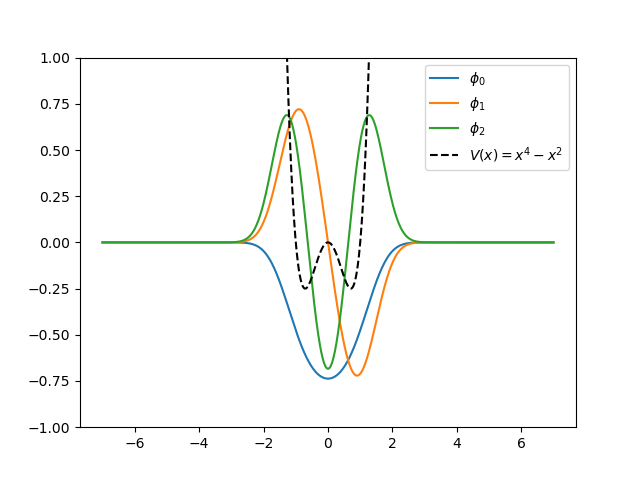

Source code (Python):
#python 3.13.3
# -*- coding: utf-8 -*-
'''
@File    :   potential_v2_para_s.py
@Time    :   2023/09/28 13:49:30
@Author  :   Zhongyi Yang 
@Version :   1.0
@Desc    :   None
'''

# 使用变分法求解一维薛定谔方程，势场为 V(x)=x^4-x^2,固定以固定宽度的高斯波包（不同中心）为一组基展开
import math
from sympy import *
import numpy as np
from scipy.linalg import sqrtm
import matplotlib.pyplot as plt

#规定相关物理参数取值
h_bar = 1
m = 0.5         #质量
v = 2 * math.pi     #势能宽度
dim = 50       #变分的维数（展开的基的数量）
s_list = np.linspace(-5,+5,dim)     #展开的基的s的取值列表
x_list = np.linspace(-7,+7,1000)
def potential(x):
    return x**4-x**2

#创建一个 S 矩阵和 H 矩阵
S_matrix = np.zeros((dim,dim))
H_matrix = np.zeros((dim,dim))

def Phi_Phi(si,sj):       #两个基的内积
    return math.sqrt(v) * math.exp(-v * (si - sj) ** 2 / 2) / math.sqrt(2 * math.pi)

def Phi_H_Phi(si,sj):     #哈密顿量的矩阵元
    return (math.exp(-v * (si - sj)**2 / 2) * (8 * h_bar**2 * v**3 * (1 - v * (si - sj)**2)+ m * (v * ((si + sj)**2 * (v * (si + sj - 2) * (si + sj + 2) + 6)- 4) + 3))) / (16 * math.sqrt(2 * math.pi) * m * v**(3 / 2))

#计算 S,H
for i in range(dim):
    for j in range(dim):
        S_matrix[i][j] = Phi_Phi(s_list[i],s_list[j])
        H_matrix[i][j] = Phi_H_Phi(s_list[i],s_list[j])

S_matrix_sqrt = sqrtm(S_matrix)     #sqrt(S)
H_matrix_prime = np.linalg.inv(S_matrix_sqrt) @ H_matrix @ np.linalg.inv(S_matrix_sqrt)        #H'

eigen_states, eigenvectors_prime = np.linalg.eig(H_matrix_prime)        #H'的本征值和本征向量
eigenvectors = np.linalg.inv(S_matrix_sqrt) @ eigenvectors_prime        #真实的本征态矩阵

eigen_states_lowest = sorted(eigen_states)[:3]      #对本征值排序并且截取前三个

#还想知道排序之后的最低三个能级对应的原来的本征态下标
indexes=[]        #indexes的三个元素分别代表从低到高，最低三个能级的下标
for i in range(3):
    index = np.argwhere(eigen_states == eigen_states_lowest[i])
    indexes.append(int(index))


print('The three lowest eigenenergy with potention V(x) = x^4_x^2 are:')
for i in eigen_states_lowest:
    print('%.4f' %i)

def wave_function(index, s, eigenvectors, x):  
    sum = 0
    for j in range(dim):
        sum += eigenvectors[j][index] * math.sqrt(v / math.pi) * math.exp(-v * (x - s[j])**2)
    return sum

fig, ax = plt.subplots()
for i in range(3):
    Wavefunction = [wave_function(indexes[i],s_list,eigenvectors,xi) for xi in x_list]
    ax.plot(x_list, Wavefunction, label=f"$\phi_{i}$")
ax.plot(x_list, potential(x_list), "k--", label="$V(x) = x^4-x^2$")
ax.legend(loc="upper right")
ax.set_ylim(-1, 1)
plt.show()
